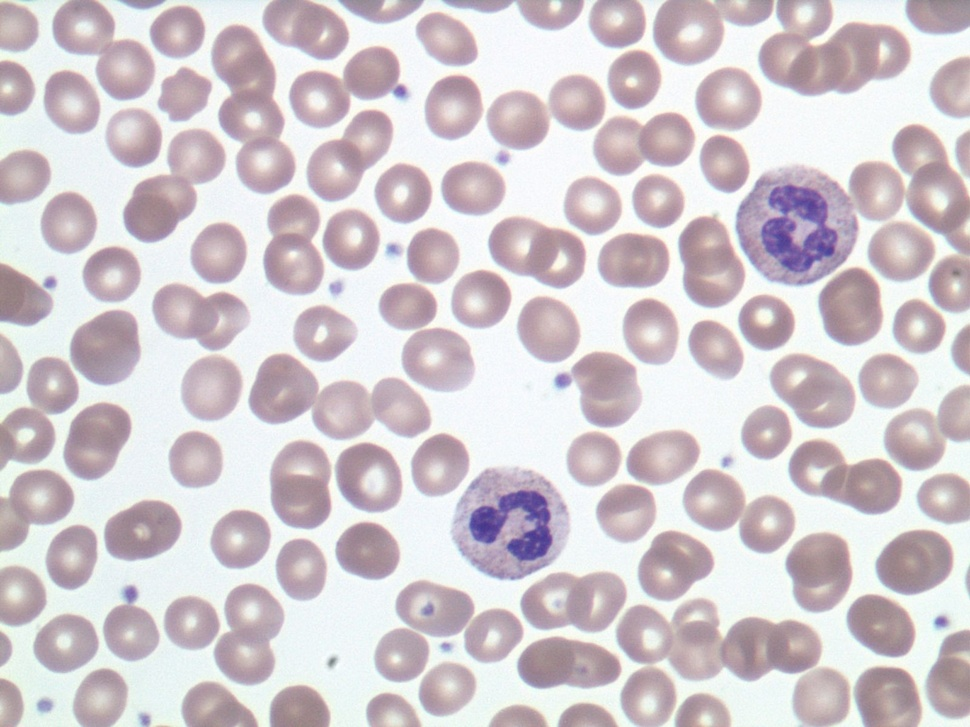
#> input picture assignment2/normal.jpg, 970 x 727 px, shrunk from 1600 x 1200 before the run
$ python count.py   (Python 2 division)   (older library calls are emulated)
#> lines starting #> are read from the running program, lines starting #| are printed output that depends on the picture; after the words box and inside, x2 and y2 are one past the last pixel; in counts of white or black regions, pixels touching at a corner belong together; long printed decimals are rounded
'''
Cell counting.

'''

import cv2
import cv2.cv
import numpy as np
import matplotlib.pyplot as plt
import math

def detect(img):
    '''
    Do the detection.
    '''
    #create a gray scale version of the image, with as type an unsigned 8bit integer
    img_g = np.zeros( (img.shape[0], img.shape[1]), dtype=np.uint8 )
    img_g[:,:] = img[:,:,0]

    #1. Do canny (determine the right parameters) on the gray scale image
    edges = cv2.Canny(img_g, 40, 100)

    #Show the results of canny
    canny_result = np.copy(img_g)
    canny_result[edges.astype(np.bool)]=0
    cv2.imshow('img',canny_result)
    cv2.waitKey(0)

    #2. Do hough transform on the gray scale image
    circles = cv2.HoughCircles(img_g, cv2.cv.CV_HOUGH_GRADIENT, 1.255, 10)
    #(InputArray image, OutputArray circles, int method, double dp, double minDist, double param1=100, double param2=100, int minRadius=0, int maxRadius=0
    circles = circles[0,:,:]

    #Show hough transform result
    showCircles(img, circles)

    #3.a Get a feature vector (the average color) for each circle
    nbCircles = circles.shape[0]
    features = np.zeros( (nbCircles,3), dtype=np.int)
    for i in range(nbCircles):
        features[i,:] = getAverageColorInCircle( img , int(circles[i,0]), int(circles[i,1]), int(circles[i,2]) ) #TODO!

    #3.b Show the image with the features (just to provide some help with selecting the parameters)
    showCircles(img, circles, [ str(features[i,:]) for i in range(nbCircles)] )

    #3.c Remove circles based on the features
    selectedCircles = np.zeros( (nbCircles), np.bool)
    for i in range(nbCircles):
        if features[i,:]:    #TODO
            selectedCircles[i]=1
    circles = circles[selectedCircles]

    #Show final result
    showCircles(img, circles)
    return circles


def getAverageColorInCircle(img, cx, cy, radius):
    '''
    Get the average color of img inside the circle located at (cx,cy) with radius.
    '''
    maxy,maxx,channels = img.shape
    nbVoxels = 0
    C = np.zeros( (3) )
    getmax = lambda x, mx: max(x+radius, mx)
    getmin = lambda x: min(x-radius, 0)
    mask = img[getmin(cx):getmax(cx, maxx), getmin(cy):getmax(cy, maxy)]
    C = cv2.mean(mask)[:-1]
    print C
    return C


def showCircles(img, circles, text=None):
    '''
    Show circles on an image.
    @param img:     numpy array
    @param circles: numpy array
                    shape = (nb_circles, 3)
                    contains for each circle: center_x, center_y, radius
    @param text:    optional parameter, list of strings to be plotted in the circles
    '''
    #make a copy of img
    img = np.copy(img)
    #draw the circles
    nbCircles = circles.shape[0]
    for i in range(nbCircles):
        cv2.circle(img, (int(circles[i,0]), int(circles[i,1])), int(circles[i,2]), cv2.cv.CV_RGB(255, 0, 0), 2, 8, 0 )
    #draw text
    if text!=None:
        for i in range(nbCircles):
            cv2.putText(img, text[i], (int(circles[i,0]), int(circles[i,1])), cv2.FONT_HERSHEY_SIMPLEX, 0.5, cv2.cv.CV_RGB(0, 0,255) )
    #show the result
    cv2.imshow('img',img)
    cv2.waitKey(0)


if __name__ == '__main__':
    #read an image
    img = cv2.imread('normal.jpg')
#> img is the input picture: shape (727, 970, 3); mean B, G, R 206.6, 201.2, 210

    #print the dimension of the image
    print img.shape
#| (727, 970, 3)

    #show the image
    cv2.imshow('img',img)
    cv2.waitKey(0)

    #do detection
    circles = detect(img)
#> in detect, `img_g[:,:] = img[:,:,0]`:
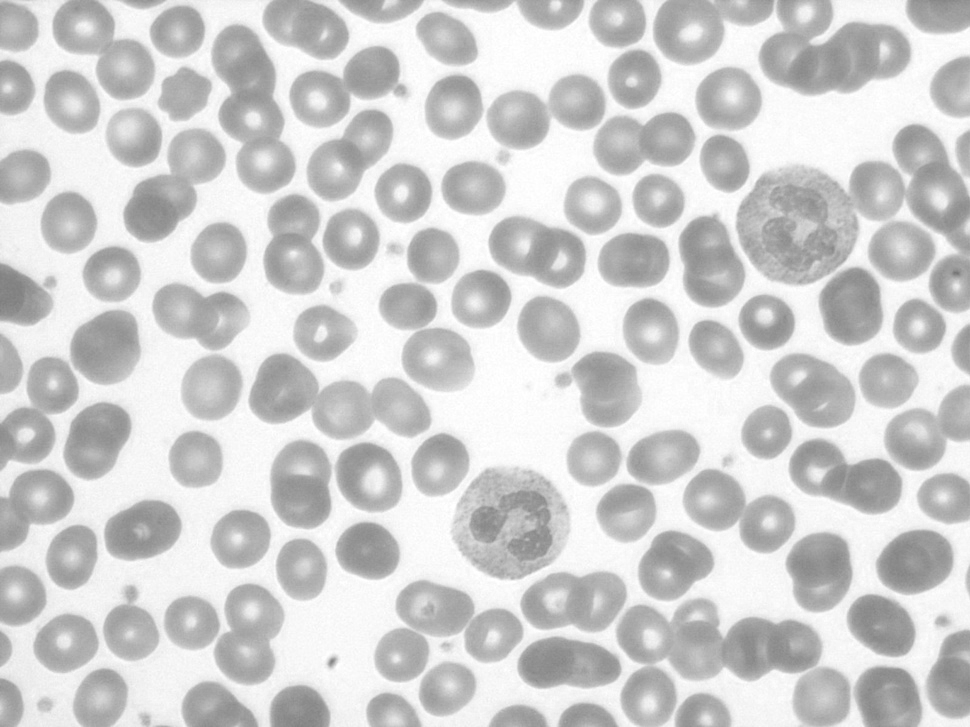
#> img_g: shape (727, 970); min 118, max 255, mean 206.6
#> in detect, `edges = cv2.Canny(img_g, 40, 100)`:
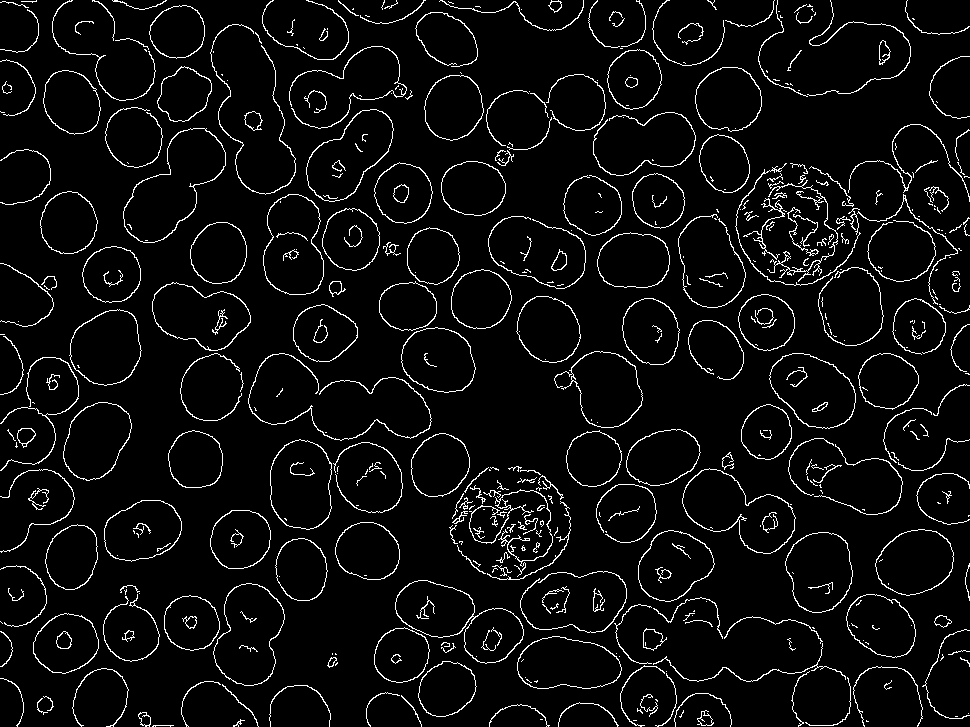
#> edges: shape (727, 970); 5.1% white in thin lines or dots
#> in detect, `canny_result[edges.astype(np.bool)]=0`:
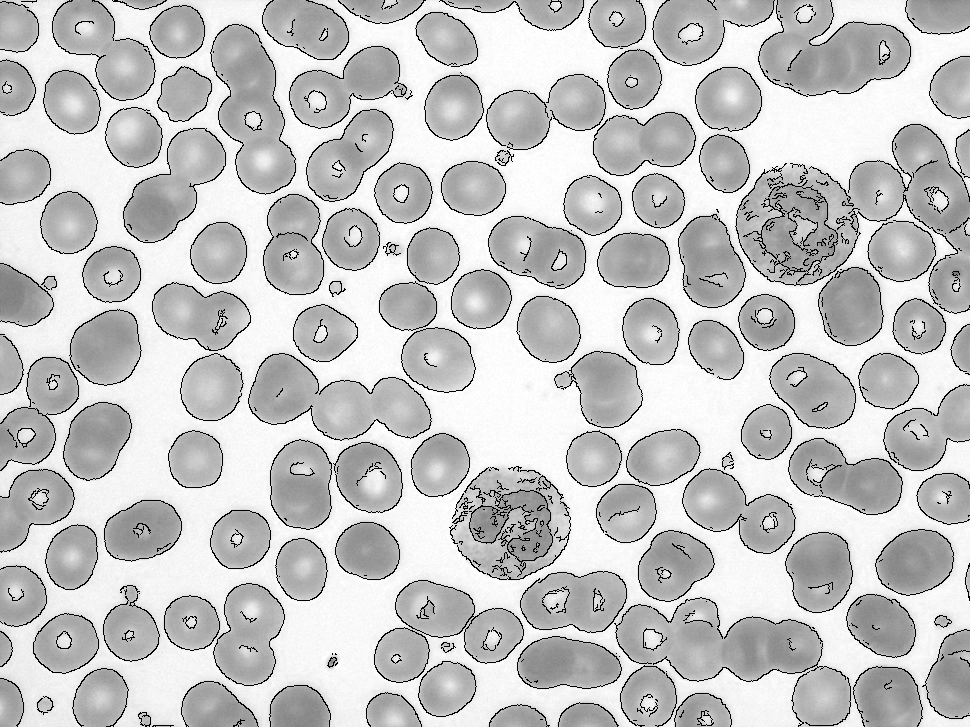
#> canny_result: shape (727, 970); 5.14% of pixels changed, all inside (x1, y1, x2, y2) = (0, 0, 970, 727)
#> in detect, `circles = cv2.HoughCircles(img_g, cv2.cv.CV_HOUGH_GRADIENT, 1.255, 10)`: circles = [[403.5, 192.6, 28.99], [593, 458.7, 27.36], [510.2, 517.7, 60.99], [683.3, 316.9, 140.4], [488.8, 343.2, 131.3], [581.7, 593, 94.5], [191.4, 623.1, 27.48], [766.2, 321.9, 27.23]]
#> after the loop in showCircles, `for i in range(nbCircles):`:
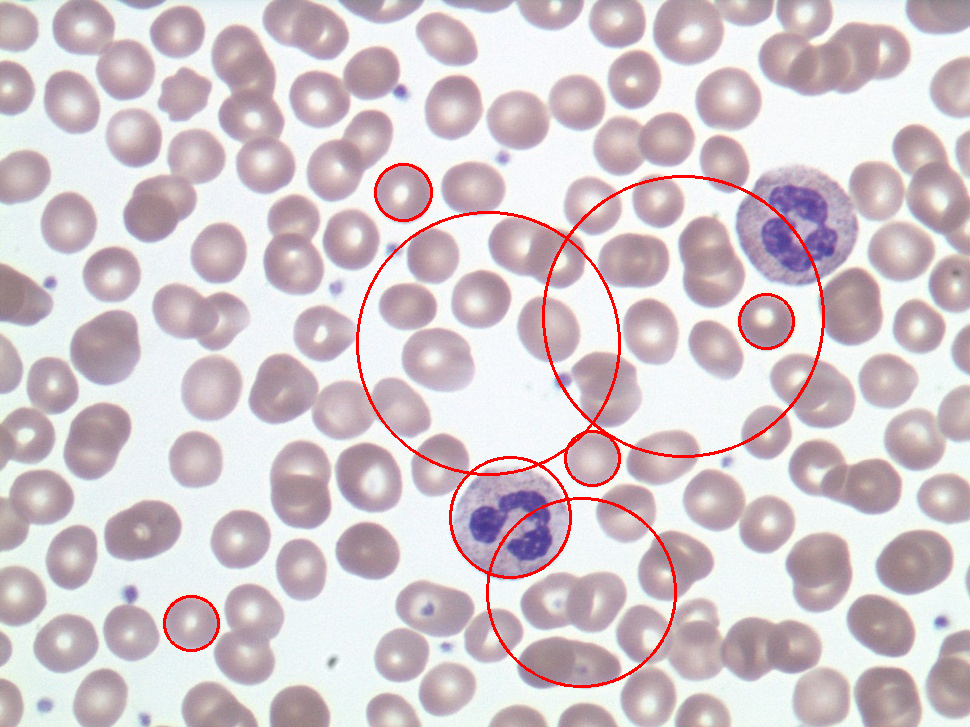
#> img: shape (727, 970, 3); 1.4% of pixels changed, all inside (x1, y1, x2, y2) = (163, 163, 825, 688)
#> the loop in detect, `for i in range(nbCircles):` made 8 passes
#| (208.089, 202.493, 211.167)
#| (208.089, 202.493, 211.167)
#| (208.089, 202.493, 211.167)
#| (208.089, 202.493, 211.167)
#| (208.089, 202.493, 211.167)
#| (208.089, 202.493, 211.167)
#| (208.089, 202.493, 211.167)
#| (208.089, 202.493, 211.167)
#> pass 1, in getAverageColorInCircle, `mask = img[getmin(cx):getmax(cx, maxx), getmin(cy):getmax(cy, maxy)]`:
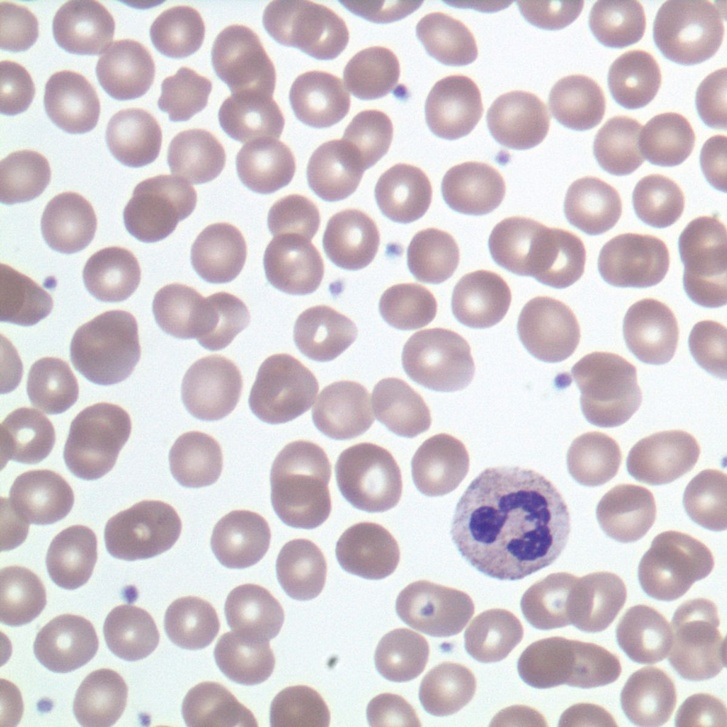
#> mask: shape (727, 727, 3); mean B, G, R 208.1, 202.5, 211.2
#> after the loop in detect, `for i in range(nbCircles):`: features = [[208, 202, 211], [208, 202, 211], [208, 202, 211], [208, 202, 211], [208, 202, 211], [208, 202, 211], [208, 202, 211], [208, 202, 211]]
#> after the loop in showCircles (call 2), `for i in range(nbCircles):`:
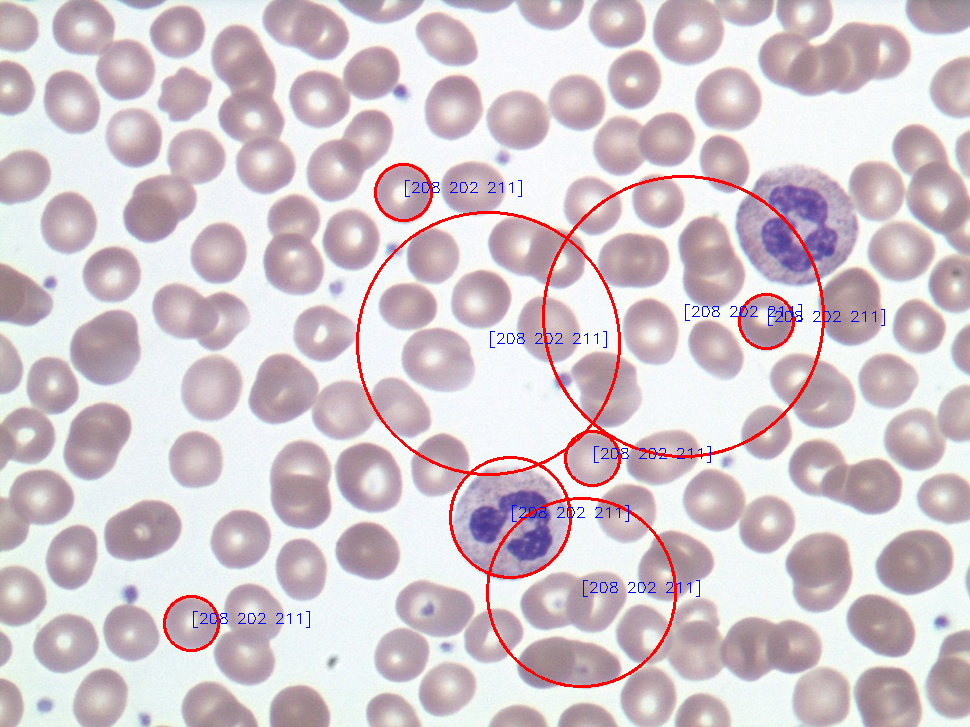
#> img: shape (727, 970, 3); 0.29% of pixels changed, all inside (x1, y1, x2, y2) = (193, 180, 885, 628)
#> (the run stopped early here; a loop or call above may not have finished)
